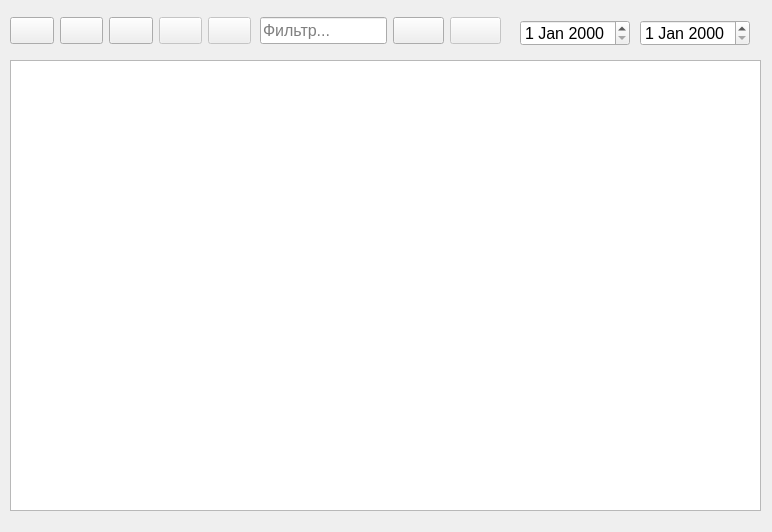
<?xml version="1.0" encoding="UTF-8"?>
<ui version="4.0">
 <class>MainWindow</class>
 <widget class="QMainWindow" name="MainWindow">
  <property name="geometry">
   <rect>
    <x>0</x>
    <y>0</y>
    <width>772</width>
    <height>532</height>
   </rect>
  </property>
  <property name="font">
   <font>
    <pointsize>12</pointsize>
   </font>
  </property>
  <property name="windowTitle">
   <string>MainWindow</string>
  </property>
  <widget class="QWidget" name="centralwidget">
   <widget class="QTableView" name="tableView">
    <property name="geometry">
     <rect>
      <x>10</x>
      <y>60</y>
      <width>751</width>
      <height>451</height>
     </rect>
    </property>
    <property name="alternatingRowColors">
     <bool>true</bool>
    </property>
    <property name="selectionMode">
     <enum>QAbstractItemView::SingleSelection</enum>
    </property>
    <property name="selectionBehavior">
     <enum>QAbstractItemView::SelectRows</enum>
    </property>
   </widget>
   <widget class="QWidget" name="gridLayoutWidget_4">
    <property name="geometry">
     <rect>
      <x>10</x>
      <y>10</y>
      <width>241</width>
      <height>41</height>
     </rect>
    </property>
    <layout class="QGridLayout" name="gridLayout_4">
     <item row="0" column="0">
      <widget class="QPushButton" name="btnInsert">
       <property name="toolTip">
        <string>Добавление записи</string>
       </property>
       <property name="text">
        <string/>
       </property>
       <property name="icon">
        <iconset>
         <normaloff>../buttonIcons/add2.ico</normaloff>../buttonIcons/add2.ico</iconset>
       </property>
       <property name="iconSize">
        <size>
         <width>24</width>
         <height>24</height>
        </size>
       </property>
      </widget>
     </item>
     <item row="0" column="2">
      <widget class="QPushButton" name="btnDelete">
       <property name="toolTip">
        <string>Удаление записи</string>
       </property>
       <property name="text">
        <string/>
       </property>
       <property name="icon">
        <iconset>
         <normaloff>../buttonIcons/delete2.ico</normaloff>../buttonIcons/delete2.ico</iconset>
       </property>
       <property name="iconSize">
        <size>
         <width>24</width>
         <height>24</height>
        </size>
       </property>
      </widget>
     </item>
     <item row="0" column="4">
      <widget class="QPushButton" name="btnCancel">
       <property name="enabled">
        <bool>false</bool>
       </property>
       <property name="toolTip">
        <string>Отмена</string>
       </property>
       <property name="text">
        <string/>
       </property>
       <property name="icon">
        <iconset>
         <normaloff>../buttonIcons/undo.ico</normaloff>../buttonIcons/undo.ico</iconset>
       </property>
       <property name="iconSize">
        <size>
         <width>24</width>
         <height>24</height>
        </size>
       </property>
      </widget>
     </item>
     <item row="0" column="1">
      <widget class="QPushButton" name="btnUpdate">
       <property name="toolTip">
        <string>Редактирование записи</string>
       </property>
       <property name="text">
        <string/>
       </property>
       <property name="icon">
        <iconset>
         <normaloff>../buttonIcons/replace2.ico</normaloff>../buttonIcons/replace2.ico</iconset>
       </property>
       <property name="iconSize">
        <size>
         <width>24</width>
         <height>24</height>
        </size>
       </property>
      </widget>
     </item>
     <item row="0" column="3">
      <widget class="QPushButton" name="btnSave">
       <property name="enabled">
        <bool>false</bool>
       </property>
       <property name="toolTip">
        <string>Сохранение записи</string>
       </property>
       <property name="text">
        <string/>
       </property>
       <property name="icon">
        <iconset>
         <normaloff>../buttonIcons/check2.ico</normaloff>../buttonIcons/check2.ico</iconset>
       </property>
       <property name="iconSize">
        <size>
         <width>24</width>
         <height>24</height>
        </size>
       </property>
      </widget>
     </item>
    </layout>
   </widget>
   <widget class="QWidget" name="gridLayoutWidget">
    <property name="geometry">
     <rect>
      <x>260</x>
      <y>10</y>
      <width>241</width>
      <height>41</height>
     </rect>
    </property>
    <layout class="QGridLayout" name="gridLayout">
     <item row="0" column="0">
      <widget class="QLineEdit" name="lineEditFilter">
       <property name="maxLength">
        <number>25</number>
       </property>
       <property name="placeholderText">
        <string>Фильтр...</string>
       </property>
      </widget>
     </item>
     <item row="0" column="1">
      <widget class="QPushButton" name="btnFilterOn">
       <property name="toolTip">
        <string>Применить фильтр</string>
       </property>
       <property name="text">
        <string/>
       </property>
       <property name="icon">
        <iconset>
         <normaloff>../buttonIcons/funnel.ico</normaloff>../buttonIcons/funnel.ico</iconset>
       </property>
       <property name="iconSize">
        <size>
         <width>24</width>
         <height>24</height>
        </size>
       </property>
      </widget>
     </item>
     <item row="0" column="2">
      <widget class="QPushButton" name="btnFilterOff">
       <property name="enabled">
        <bool>false</bool>
       </property>
       <property name="toolTip">
        <string>Убрать фильтр</string>
       </property>
       <property name="text">
        <string/>
       </property>
       <property name="icon">
        <iconset>
         <normaloff>../buttonIcons/funnel_delete.ico</normaloff>../buttonIcons/funnel_delete.ico</iconset>
       </property>
       <property name="iconSize">
        <size>
         <width>24</width>
         <height>24</height>
        </size>
       </property>
      </widget>
     </item>
    </layout>
   </widget>
   <widget class="QDateEdit" name="dateEditFrom">
    <property name="geometry">
     <rect>
      <x>520</x>
      <y>20</y>
      <width>110</width>
      <height>26</height>
     </rect>
    </property>
   </widget>
   <widget class="QDateEdit" name="dateEditTo">
    <property name="geometry">
     <rect>
      <x>640</x>
      <y>20</y>
      <width>110</width>
      <height>26</height>
     </rect>
    </property>
   </widget>
  </widget>
 </widget>
 <resources/>
 <connections/>
</ui>
